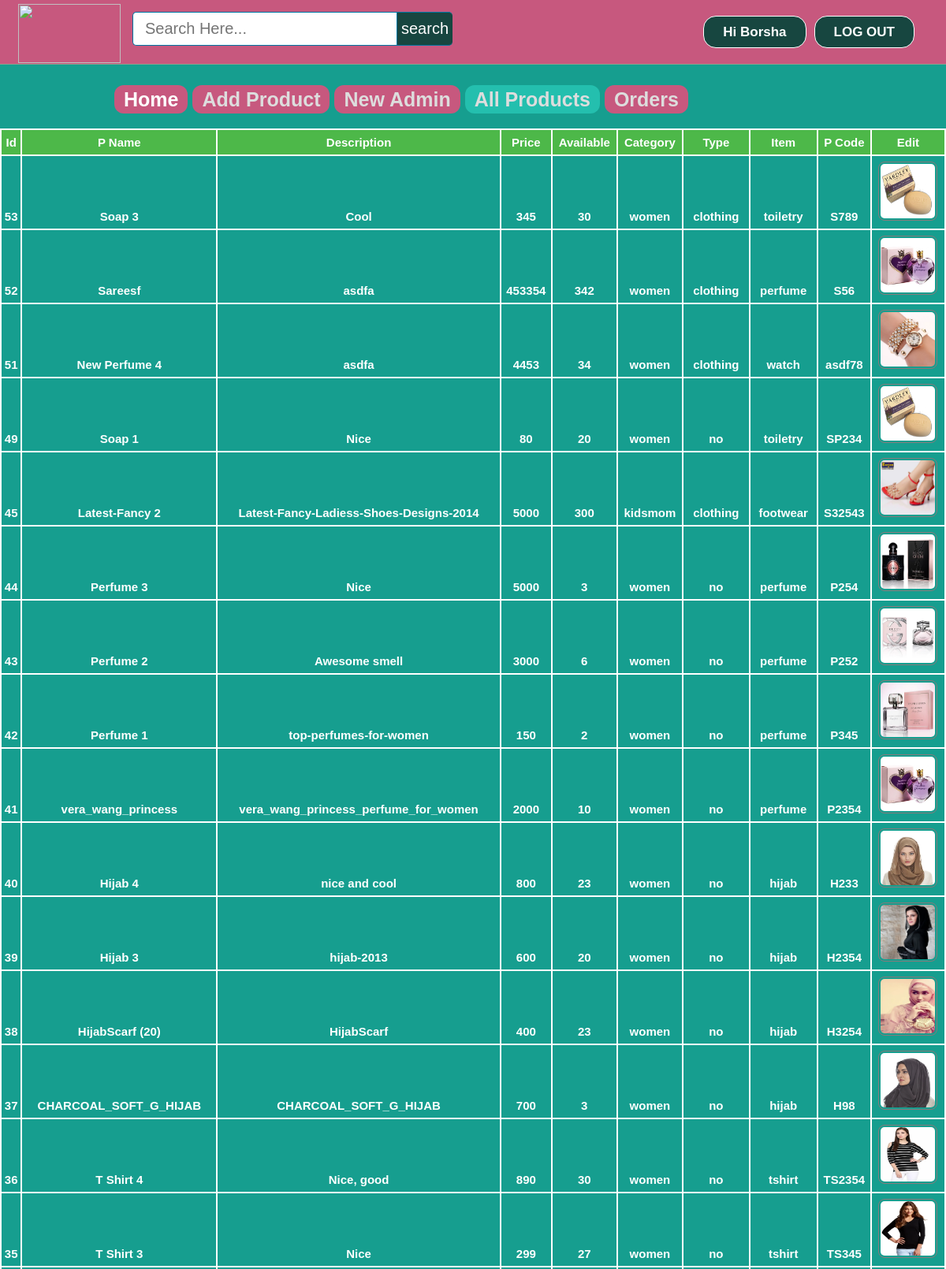
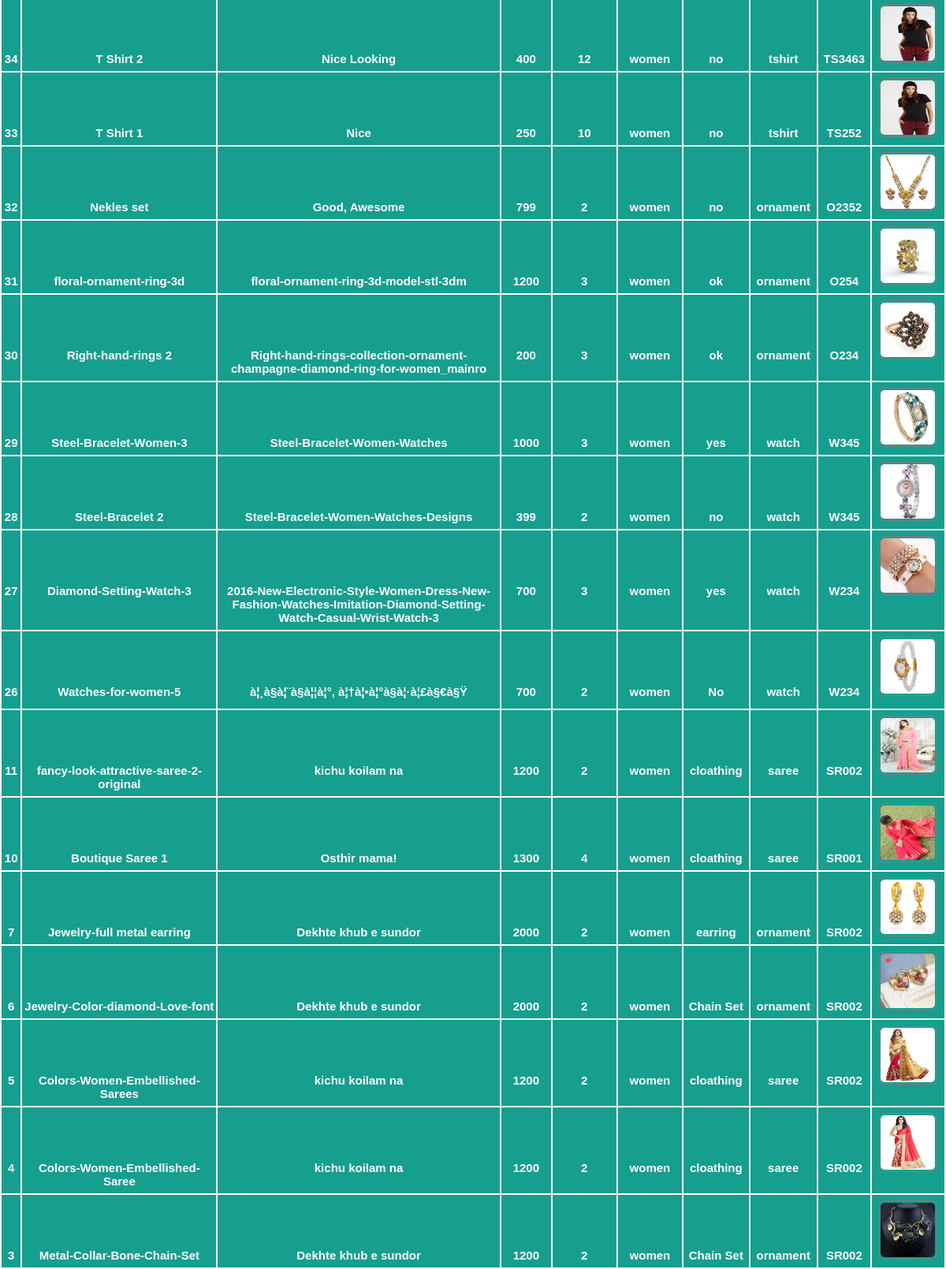
The page /admin/allproducts.php (signed in) on the database its author committed (2 pictures, top to bottom).
### tables this page shows
CREATE TABLE IF NOT EXISTS `products` (
`id` int(11) NOT NULL,
  `pName` varchar(100) NOT NULL,
  `price` int(11) NOT NULL, 
  `description` text NOT NULL,
  `available` int(11) NOT NULL,
  `category` varchar(100) NOT NULL,
  `type` varchar(100) NOT NULL,
  `item` varchar(100) NOT NULL,
  `pCode` varchar(20) NOT NULL,
  `picture` text NOT NULL
);

### admin/allproducts.php (the view, shortened to what this page needs)
<?php
if (!isset($_SESSION['admin_login'])) {
	header("location: login.php");
	$user = "";
}
else {
	$user = $_SESSION['admin_login'];
	$result = mysql_query("SELECT * FROM admin WHERE id='$user'");
		$get_user_email = mysql_fetch_assoc($result);
			$uname_db = $get_user_email['firstName'];
}
?>
<!doctype html>
<html>
	<head>
		<link rel="stylesheet" type="text/css" href="../css/style.css">
	</head>
	<body class="home-welcome-text" style="background-image: url(../image/homebackgrndimg2.png);">
		<div class="homepageheader">
			<div class="signinButton loginButton">
				<div class="uiloginbutton signinButton loginButton" style="margin-right: 40px;">
					<?php
						if ($user!="") {
							echo '<a style="text-decoration: none;color: #fff;" href="logout.php">LOG OUT</a>';
						}
					 ?>
				</div>
				<div class="uiloginbutton signinButton loginButton">
					<?php
						if ($user!="") {
							echo '<a style="text-decoration: none;color: #fff;" href="login.php">Hi '.$uname_db.'</a>';
						}
						else {
							echo '<a style="text-decoration: none;color: #fff;" href="login.php">LOG IN</a>';
						}
					 ?>
				</div>
			</div>
			<div style="float: left; margin: 5px 0px 0px 23px;">
				<a href="index.php">
					<img style=" height: 75px; width: 130px;" src="../image/ebuybdlogo.png">
				</a>
			</div>
			<div class="">
				<div id="srcheader">
					<form id="newsearch" method="get" action="http://www.google.com">
					        <input type="text" class="srctextinput" name="q" size="21" maxlength="120"  placeholder="Search Here..."><input type="submit" value="search" class="srcbutton" >
					</form>
				</div>
			</div>
		</div>
		<div class="categolis">
			<table>
				<tr>
					<th>
						<a href="index.php" style="text-decoration: none;color: #fff;padding: 4px 12px;background-color: #c7587e;border-radius: 12px;">Home</a>
					</th>
					<th><a href="addproduct.php" style="text-decoration: none;color: #ddd;padding: 4px 12px;background-color: #c7587e;border-radius: 12px;">Add Product</a></th>
					<th><a href="newadmin.php" style="text-decoration: none;color: #ddd;padding: 4px 12px;background-color: #c7587e;border-radius: 12px;">New Admin</a></th>
					<th><a href="allproducts.php" style="text-decoration: none;color: #ddd;padding: 4px 12px;background-color: #24bfae;border-radius: 12px;">All Products</a></th>
					<th><a href="orders.php" style="text-decoration: none;color: #ddd;padding: 4px 12px;background-color: #c7587e;border-radius: 12px;">Orders</a></th>
				</tr>
			</table>
		</div>
		<div>
			<table class="rightsidemenu">
				<tr style="font-weight: bold;" colspan="10" bgcolor="#4DB849">
					<th>Id</th>
					<th>P Name</th>
					<th>Description</th>
					<th>Price</th>
					<th>Available</th>
					<th>Category</th>
					<th>Type</th>
					<th>Item</th>
					<th>P Code</th>
					<th>Edit</th>
				</tr>
				<tr>
					<?php include ( "../inc/connect.inc.php");
					$query = "SELECT * FROM products ORDER BY id DESC";
					$run = mysql_query($query);
					while ($row=mysql_fetch_assoc($run)) {
						$id = $row['id'];
						$pName = substr($row['pName'], 0,50);
						$descri = $row['description'];
						$price = $row['price'];
						$available = $row['available'];
						$category = $row['category'];
						$type = $row['type'];
						$item = $row['item'];
						$pCode = $row['pCode'];
						$picture = $row['picture'];
					 ?>
					<th><?php echo $id; ?></th>
					<th><?php echo $pName; ?></th>
					<th><?php echo $descri; ?></th>
					<th><?php echo $price; ?></th>
					<th><?php echo $available; ?></th>
					<th><?php echo $category; ?></th>
					<th><?php echo $type; ?></th>
					<th><?php echo $item; ?></th>
					<th><?php echo $pCode; ?></th>
					<th><?php echo '<div class="home-prodlist-img"><a href="editproduct.php?epid='.$id.'">
									<img src="../image/product/'.$item.'/'.$picture.'" class="home-prodlist-imgi" style="height: 75px; width: 75px;">
									</a>
								</div>' ?></th>
				</tr>
				<?php } ?>
			</table>
		</div>
	</body>
</html>

### css/style.css (style rules this page uses)
html, body, div, span, applet, object, iframe, h1, h2, h3, h4, h5, h6, p, blockquote, pre, a, abbr, acronym, address, big, cite, code, del, dfn, em, img, ins, kbd, q, s, samp, small, strike, strong, sub, sup, tt, var, b, u, i, center, dl, dt, dd, ol, ul, li, fieldset, form, label, legend, table, caption, tbody, tfoot, thead, tr, th, td, article, aside, canvas, details, embed, figure, figcaption, footer, header, hgroup, menu, nav, output, ruby, section, summary, time, mark, audio, video { margin: 0; padding: 0; border: 0; font: inherit; vertical-align: baseline; box-sizing: border-box; }
body { line-height: normal; }
table { border-collapse: collapse; border-spacing: 0; }
* { margin: 0px; padding: 0px; }
body, button, input, label, select, td, textarea { font-family: Arial, Helvetica, tahoma,verdana,arial,sans-serif; font-size: 12px; }
body { width: 100%; position: relative; background-color: #ffffff; min-width: 1080px; }
.homepageheader { position: fixed; height: 82px; width: 100%; min-width: 980px; border-bottom: 1px solid #8E9D8E; margin: 0px; background-image: initial; background-position-x: initial; background-position-y: initial; background-size: initial; background-repeat-x: initial; background-repeat-y: initial; background-attachment: initial; background-origin: initial; background-clip: initial; background-color: rgb(199, 88, 126); }
.loginButton .signinButton { color: #FFFFFF; background: #174640; border: 1px solid #FFFFFF; cursor: pointer; display: inline-block; font-weight: bold; line-height: 15px; padding: 12px 24px; border-radius: 16px; text-align: center; text-decoration: none; float: right; margin: 20px 0px 0px 10px; font-size: 17px; }
#newsearch { float:left; padding:15px; }
.srctextinput { margin: 0px; padding: 9px 15px; font-family: Arial, Helvetica, sans-serif; font-size:20px; border:1px solid #0076a3; border-right:0px; border-top-left-radius: 5px 5px; border-bottom-left-radius: 5px 5px; width: 335px; }
.srcbutton { margin: 0; padding: 9px 5px; font-family: Arial, Helvetica, sans-serif; font-size:20px; outline: none; cursor: pointer; text-align: center; text-decoration: none; color: #ffffff; border: solid 1px #0076a3; border-right:0px; background: #174640; border-top-right-radius: 5px 5px; border-bottom-right-radius: 5px 5px; }
.home-welcome-text { height: 800px; }
.home-prodlist-imgi { height: 350px; width: 300px; padding: 2px; border: 1px solid #847b7b; border-radius: 8px; }
.categolis { line-height: 1.3; font-weight: bold; color: #fff; padding: 110px 20px 20px 145px; background-color: #169e8f; text-align: center; font-size: 25px; }
.categolis table tbody tr th { padding: 0px 6px 0px 0px; }
.rightsidemenu { float: right; text-align: center; width: 100%; margin: 0px; background-color: #169e8f; font-size: 15px; color: #fff; font-weight: bold; height: 537px; overflow: auto; }
.rightsidemenu th { margin-top: 5px; border: 2px solid; padding: 7px 2px; width: 10px; }

### rows shown on the page
products: id "53", pName "Soap 3", description "Cool", price "345", available "30", category "women", type "clothing", item "toiletry", pCode "S789", item+picture (picture)
products: id "52", pName "Sareesf", description "asdfa", price "453354", available "342", category "women", type "clothing", item "perfume", pCode "S56", item+picture (picture)
products: id "51", pName "New Perfume 4", description "asdfa", price "4453", available "34", category "women", type "clothing", item "watch", pCode "asdf78", item+picture (picture)
products: id "49", pName "Soap 1", description "Nice", price "80", available "20", category "women", type "no", item "toiletry", pCode "SP234", item+picture (picture)
products: id "45", pName "Latest-Fancy 2", description "Latest-Fancy-Ladiess-Shoes-Designs-2014", price "5000", available "300", category "kidsmom", type "clothing", item "footwear", pCode "S32543", item+picture (picture)
products: id "44", pName "Perfume 3", description "Nice", price "5000", available "3", category "women", type "no", item "perfume", pCode "P254", item+picture (picture)
products: id "43", pName "Perfume 2", description "Awesome smell", price "3000", available "6", category "women", type "no", item "perfume", pCode "P252", item+picture (picture)
products: id "42", pName "Perfume 1", description "top-perfumes-for-women", price "150", available "2", category "women", type "no", item "perfume", pCode "P345", item+picture (picture)
products: id "41", pName "vera_wang_princess", description "vera_wang_princess_perfume_for_women", price "2000", available "10", category "women", type "no", item "perfume", pCode "P2354", item+picture (picture)
products: id "40", pName "Hijab 4", description "nice and cool", price "800", available "23", category "women", type "no", item "hijab", pCode "H233", item+picture (picture)
products: id "39", pName "Hijab 3", description "hijab-2013", price "600", available "20", category "women", type "no", item "hijab", pCode "H2354", item+picture (picture)
products: id "38", pName "HijabScarf (20)", description "HijabScarf", price "400", available "23", category "women", type "no", item "hijab", pCode "H3254", item+picture (picture)
products: id "37", pName "CHARCOAL_SOFT_G_HIJAB", description "CHARCOAL_SOFT_G_HIJAB", price "700", available "3", category "women", type "no", item "hijab", pCode "H98", item+picture (picture)
products: id "36", pName "T Shirt 4", description "Nice, good", price "890", available "30", category "women", type "no", item "tshirt", pCode "TS2354", item+picture (picture)
products: id "35", pName "T Shirt 3", description "Nice", price "299", available "27", category "women", type "no", item "tshirt", pCode "TS345", item+picture (picture)
products: id "34", pName "T Shirt 2", description "Nice Looking", price "400", available "12", category "women", type "no", item "tshirt", pCode "TS3463", item+picture (picture)
products: id "33", pName "T Shirt 1", description "Nice", price "250", available "10", category "women", type "no", item "tshirt", pCode "TS252", item+picture (picture)
products: id "32", pName "Nekles set", description "Good, Awesome", price "799", available "2", category "women", type "no", item "ornament", pCode "O2352", item+picture (picture)
products: id "31", pName "floral-ornament-ring-3d", description "floral-ornament-ring-3d-model-stl-3dm", price "1200", available "3", category "women", type "ok", item "ornament", pCode "O254", item+picture (picture)
products: id "30", pName "Right-hand-rings 2", description "Right-hand-rings-collection-ornament-champagne-diamond-ring-for-women_mainro", price "200", available "3", category "women", type "ok", item "ornament", pCode "O234", item+picture (picture)
products: id "29", pName "Steel-Bracelet-Women-3", description "Steel-Bracelet-Women-Watches", price "1000", available "3", category "women", type "yes", item "watch", pCode "W345", item+picture (picture)
products: id "28", pName "Steel-Bracelet 2", description "Steel-Bracelet-Women-Watches-Designs", price "399", available "2", category "women", type "no", item "watch", pCode "W345", item+picture (picture)
products: id "27", pName "Diamond-Setting-Watch-3", description "2016-New-Electronic-Style-Women-Dress-New-Fashion-Watches-Imitation-Diamond-Setting-Watch-Casual-Wrist-Watch-3", price "700", available "3", category "women", type "yes", item "watch", pCode "W234", item+picture (picture)
products: id "26", pName "Watches-for-women-5", description "à¦¸à§à¦¨à§à¦¦à¦°, à¦†à¦•à¦°à§à¦·à¦£à§€à§Ÿ", price "700", available "2", category "women", type "No", item "watch", pCode "W234", item+picture (picture)
products: id "11", pName "fancy-look-attractive-saree-2-original", description "kichu koilam na", price "1200", available "2", category "women", type "cloathing", item "saree", pCode "SR002", item+picture (picture)
products: id "10", pName "Boutique Saree 1", description "Osthir mama!", price "1300", available "4", category "women", type "cloathing", item "saree", pCode "SR001", item+picture (picture)
products: id "7", pName "Jewelry-full metal earring", description "Dekhte khub e sundor", price "2000", available "2", category "women", type "earring", item "ornament", pCode "SR002", item+picture (picture)
products: id "6", pName "Jewelry-Color-diamond-Love-font", description "Dekhte khub e sundor", price "2000", available "2", category "women", type "Chain Set", item "ornament", pCode "SR002", item+picture (picture)
products: id "5", pName "Colors-Women-Embellished-Sarees", description "kichu koilam na", price "1200", available "2", category "women", type "cloathing", item "saree", pCode "SR002", item+picture (picture)
products: id "4", pName "Colors-Women-Embellished-Saree", description "kichu koilam na", price "1200", available "2", category "women", type "cloathing", item "saree", pCode "SR002", item+picture (picture)
products: id "3", pName "Metal-Collar-Bone-Chain-Set", description "Dekhte khub e sundor", price "1200", available "2", category "women", type "Chain Set", item "ornament", pCode "SR002", item+picture (picture)

### other values the page prints
$uname_db "Borsha"
